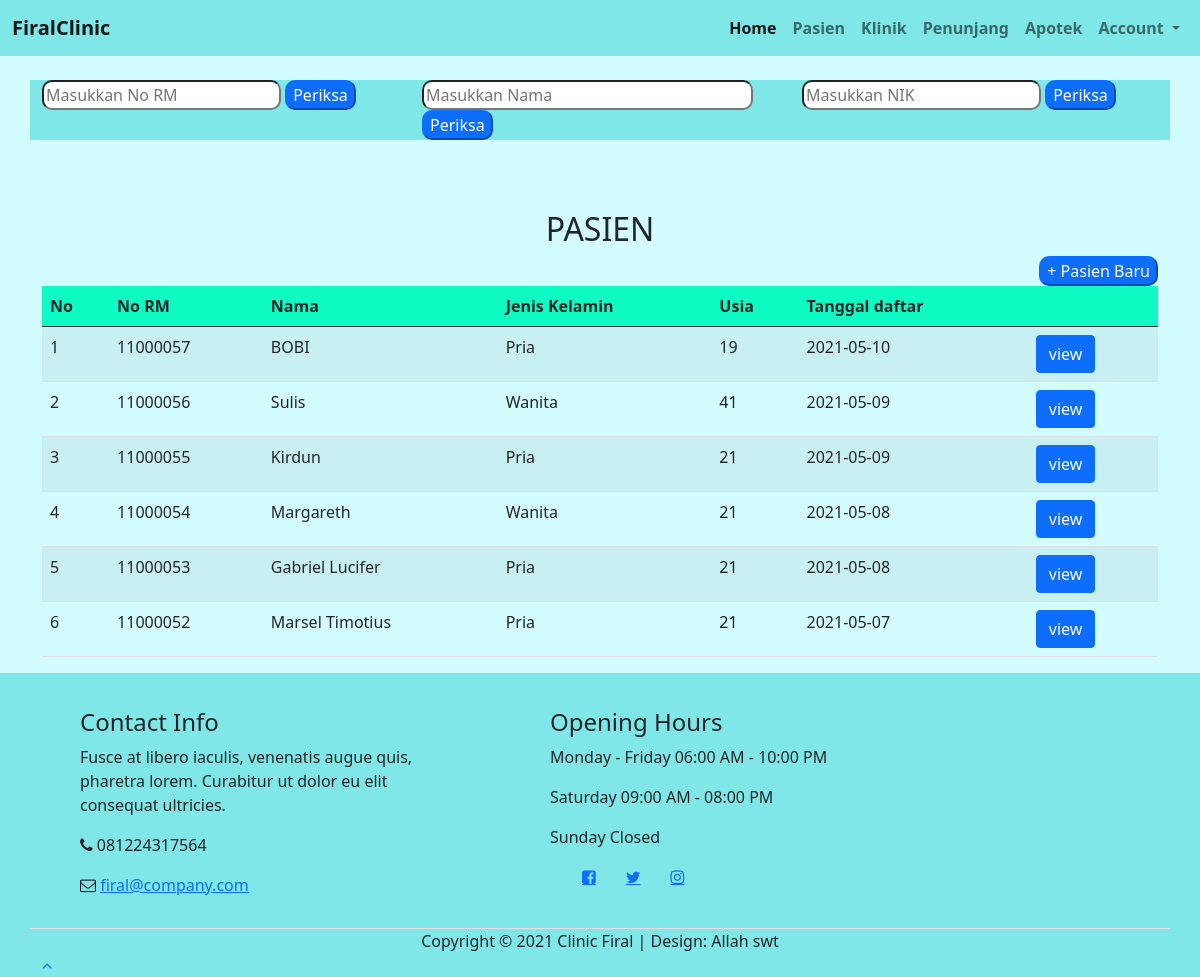
The app's page /pasien.php with its own data.
### tables this page shows
CREATE TABLE `pasien` (
  `no_rm` int(11) NOT NULL,
  `nama_pasien` varchar(50) NOT NULL,
  `tempat_lahir` varchar(30) NOT NULL,
  `tanggal_lahir` varchar(10) NOT NULL,
  `jenis_kelamin` varchar(20) NOT NULL,
  `alamat` varchar(100) NOT NULL,
  `agama` varchar(20) NOT NULL,
  `status_perkawinan` varchar(30) NOT NULL,
  `pendidikan` varchar(30) NOT NULL,
  `pekerjaan` varchar(30) NOT NULL,
  `kewarganegaraan` varchar(10) NOT NULL,
  `metode_pembayaran` varchar(30) NOT NULL,
  `no_hp` varchar(14) DEFAULT NULL,
  `tanggal_daftar` varchar(10) NOT NULL,
  `email` varchar(30) DEFAULT NULL,
  `no_nik` varchar(30) NOT NULL,
  `umur` int(11) NOT NULL,
  `goloangan_darah` varchar(10) DEFAULT NULL,
  `provinsi` varchar(50) NOT NULL,
  `kota` varchar(50) NOT NULL,
  `kecamatan` varchar(50) NOT NULL,
  `kelurahan` varchar(50) NOT NULL
);

### pasien.php (the view, shortened to what this page needs)
<?php
    require_once 'config.php';
    $result = mysqli_query($con, "SELECT * FROM pasien ORDER BY no_rm DESC");
 ?>
<!DOCTYPE html>
<html lang="en">
<head>
    <link href="https://cdn.jsdelivr.net/npm/bootstrap@5.0.0-beta3/dist/css/bootstrap.min.css" rel="stylesheet"
>
        <link rel="stylesheet" href="css/style.css">
        <link rel="stylesheet" href="https://cdnjs.cloudflare.com/ajax/libs/font-awesome/4.7.0/css/font-awesome.min.css">
</head>
<body class="d-flex flex-column min-vh-100 bg-main">
    <nav class="navbar navbar-expand-lg navbar-light bg-nav fixed-top">
        <div class="container-fluid">
            <a class="navbar-brand" href="index.php">FiralClinic</a>
            <div class="collapse navbar-collapse" id="navbarNavDropdown">
                <ul class="navbar-nav ms-auto">
                    <li class="nav-item">
                        <a class="nav-link active" aria-current="page" href="index.php">Home</a>
                    </li>
                    <li class="nav-item">
                        <a class="nav-link" href="pasien.php">Pasien</a>
                    </li>
                    <li class="nav-item">
                        <a class="nav-link" href="klinik.php">Klinik</a>
                    </li>
                    <li class="nav-item">
                        <a class="nav-link" href="penunjang.php">Penunjang</a>
                    </li>
                    <li class="nav-item">
                        <a class="nav-link" href="apotek.php">Apotek</a>
                    </li>
                    <li class="nav-item dropdown">
                        <a class="nav-link dropdown-toggle" href="#" id="navbarDropdownMenuLink" role="button"
                            data-bs-toggle="dropdown" aria-expanded="false">
                            Account
                        </a>
                    </li>
                </ul>
            </div>
        </div>
    </nav>
    <div class="container mrg">
        <div class="row mrg">
            <div class="col-md-4 gap bg-nav">
                <form action="" method="post">
                    <input type="number" name="keyword_rm" placeholder="Masukkan No RM" size="30" autofocus autocomplete="off">
                    <button type="submit" class=btn-primary id="periksa_rm" name="periksa_rm">Periksa</button>
                </form>
            </div>
            <div class="col-md-4 gap bg-nav">
                <form action="" method="post">
                    <input type="text" name="keyword_nama" placeholder="Masukkan Nama" size="30" autocomplete="off">
                    <button class=btn-primary name="periksa_nama">Periksa</button>
                </form>
            </div>
            <div class="col-md-4 gap bg-nav">
                <form action="" method="post">
                    <input type="number" name="keyword_nik" placeholder="Masukkan NIK" size="30" autocomplete="off">
                    <button class=btn-primary name="periksa_nik">Periksa</button><br><br>
                </form>
            </div>
        </div>
    </div>
    <div class="container">
        <h2 class="text-center mrg">PASIEN</h2>
        <div class="text-end">
        <a href="pendaftaran.php"><button class="btn-primary">+ Pasien Baru</button></a>
        </div>
        <table class="table table-striped">
          <thead>
            <tr class=bg-table>
              <th scope="col">No</th>
              <th scope="col">No RM</th>
              <th scope="col">Nama</th>
              <th scope="col">Jenis Kelamin</th>
              <th scope="col">Usia</th>
              <th scope="col">Tanggal daftar</th>
              <th scope="col"></th>
          </tr>
      </thead>
      <tbody>
        <?php $i = 1; ?>
        <?php foreach($result as $row) :?>
        <tr>
          <?php if($i == 7) {
            break;
          } ?>
          <td><?= $i ?></td>
          <td><?= $row["no_rm"] ?></td>
          <td><?= $row["nama_pasien"] ?></td>
          <td><?= $row["jenis_kelamin"] ?></td>
          <td><?= $row["umur"] ?></td>
          <td><?= $row["tanggal_daftar"] ?></td>
          <td><a data-toggle="modal" data-id="<?php echo $row["no_rm"]; ?>" class="open-modal btn btn-primary" href="#">view</a></td>
          <?php $i++; ?>
      </tr>
  <?php endforeach; ?>
  </tbody>
</table>
</div>
    <footer class="bg-nav mt-auto mrg">
        <div class="container">
            <div class="row">
                <div class="col-md-4 col-sm-4 jarak">
                    <div class="footer-thumb">
                        <h4 class="wow fadeInUp" data-wow-delay="0.4s">Contact Info</h4>
                        <p>Fusce at libero iaculis, venenatis augue quis, pharetra lorem. Curabitur ut dolor eu elit
                            consequat
                            ultricies.</p>
                        <div class="contact-info">
                            <p><i class="fa fa-phone"></i> 081224317564</p>
                            <p><i class="fa fa-envelope-o"></i> <a href="#">firal@company.com</a></p>
                        </div>
                    </div>
                </div>
                <div class="col-md-4 col-sm-4 jarak">
                    <div class="footer-thumb">
                        <div class="opening-hours">
                            <h4>Opening Hours</h4>
                            <p>Monday - Friday <span>06:00 AM - 10:00 PM</span></p>
                            <p>Saturday <span>09:00 AM - 08:00 PM</span></p>
                            <p>Sunday <span>Closed</span></p>
                        </div>
                        <ul class="social-icon">
                            <li><a href="#" class="fa fa-facebook-square" attr="facebook icon"></a></li>
                            <li><a href="#" class="fa fa-twitter"></a></li>
                            <li><a href="#" class="fa fa-instagram"></a></li>
                        </ul>
                    </div>
                </div>
                <div class="col-md-12 col-sm-10 border-top">
                    <div class="col-md-12">
                        <div class="copyright-text">
                            <p>Copyright &copy; 2021 Clinic Firal
                                | Design: Allah swt</p>
                        </div>
                    </div>
                    <div class="col-md-2 col-sm-2 text-align-center">
                        <div class="angle-up-btn">
                            <a href="#top" class="smoothScroll wow fadeInUp" data-wow-delay="1.2s"><i
                                    class="fa fa-angle-up"></i></a>
                        </div>
                    </div>
                </div>
            </div>
        </div>
    </footer>
</body>
</html>

### css/style.css (style rules this page uses)
.bg-nav { background-color: #7FE7E7; }
.gap label, .gap { margin-bottom: 10px; }
.bg-main { background-color:#D3FCFF; }
.bg-table { background-color: #0EFCC3; }
.jarak { margin:10px 45px; padding:5px; }
.col-md-6 p, .col-md-12 p { display: inline; }
.mrg { margin-top:60px; }
.container .row { margin-top:20px; }
.container-fluid a { font-weight: bold; }
input, button { border-radius: 10px; }
footer { margin-top: 30px; }
.social-icon li { list-style: none; float:left; margin-right: 30px; }
.copyright-text { text-align: center; }

### records on screen
pasien: no_rm "11000057", nama_pasien "BOBI", jenis_kelamin "Pria", umur "19", tanggal_daftar "2021-05-10"
pasien: no_rm "11000056", nama_pasien "Sulis", jenis_kelamin "Wanita", umur "41", tanggal_daftar "2021-05-09"
pasien: no_rm "11000055", nama_pasien "Kirdun", jenis_kelamin "Pria", umur "21", tanggal_daftar "2021-05-09"
pasien: no_rm "11000054", nama_pasien "Margareth", jenis_kelamin "Wanita", umur "21", tanggal_daftar "2021-05-08"
pasien: no_rm "11000053", nama_pasien "Gabriel Lucifer", jenis_kelamin "Pria", umur "21", tanggal_daftar "2021-05-08"
pasien: no_rm "11000052", nama_pasien "Marsel Timotius", jenis_kelamin "Pria", umur "21", tanggal_daftar "2021-05-07"
